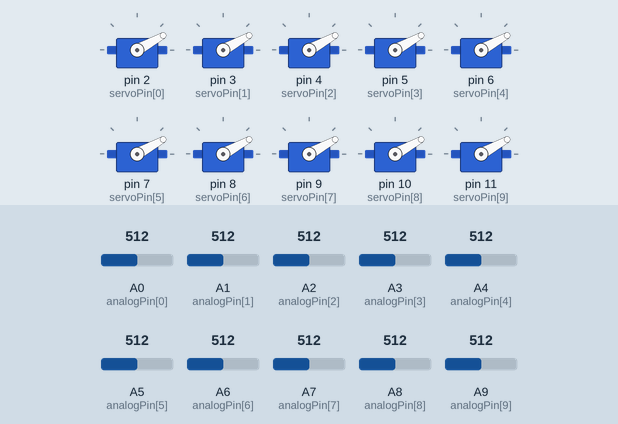
The sketch below on a simulated Arduino Mega 2560, built with avr-gcc and run on an emulated ATmega2560. Shown: 10 × servo. Inputs (shaded band) come from the test bench; at power-on: A0 (analogPin[0]) = 512, A1 (analogPin[1]) = 512, A2 (analogPin[2]) = 512, A3 (analogPin[3]) = 512, A4 (analogPin[4]) = 512, A5 (analogPin[5]) = 512, A6 (analogPin[6]) = 512, A7 (analogPin[7]) = 512, A8 (analogPin[8]) = 512, A9 (analogPin[9]) = 512. What the sketch prints to the serial monitor is not drawn.

Above: at 7.3 s.
7.6 s: A0 (analogPin[0]) set to 366
At 10.0 s:
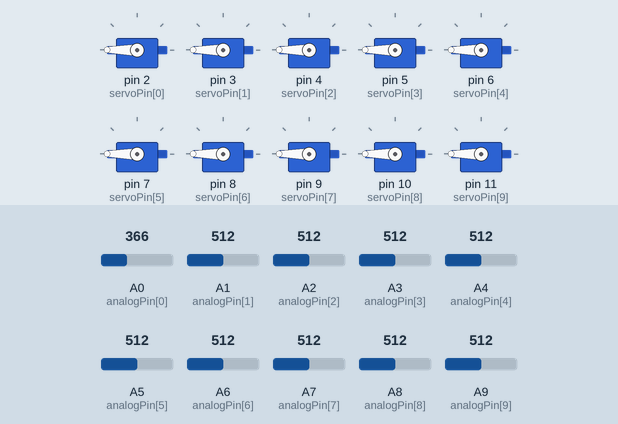
15.1 s: A0 (analogPin[0]) set to 340
At 20.0 s:
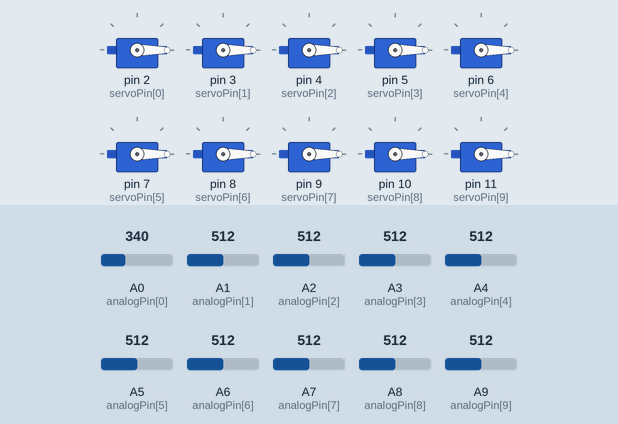
23.0 s: A1 (analogPin[1]) set to 360
At 23.5 s:
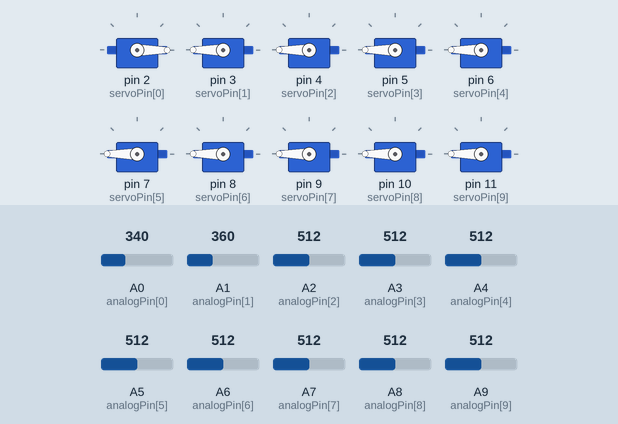
Timing chart, 0 to 29.8 s (numbered marks = the images above; inputs shaded):
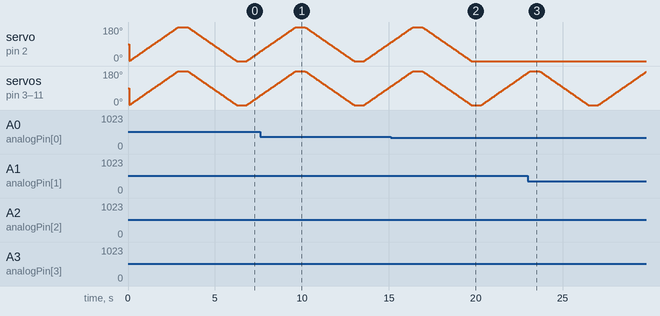

The sketch:

main.ino
```cpp
#include <Servo.h>
#include <stdio.h>

// Constants:
Servo servo1; // servo controller (multiple can exist)
Servo servo2;
Servo servo3;
Servo servo4;
Servo servo5;
Servo servo6;
Servo servo7;
Servo servo8;
Servo servo9;
Servo servo10;
Servo servo[10] = {servo1, servo2, servo3, servo4, servo5, servo6, servo7, servo8, servo9, servo10};

// PWM pins for servo control
int servoPin[10] = {2,3,4,5,6,7,8,9,10,11};

// Pins to read analog input:
int analogPin[10] = {A0, A1, A2, A3, A4, A5, A6, A7, A8, A9};

// Analog values for servos
int value[10] = {0};

// Servo positions:
int pos[10] = {0};

bool moved[10] = {false};

void setup(){
  for (int i = 0; i < 10; i++) {
    servo[i].attach(servoPin[i]);

  }
  Serial.begin(9600);       //Begin serial communication
}

void loop(){
  for (int i = 0; i < 10; i++) {
    value[i] = analogRead(analogPin[i]);
    if (value[i] >= 350) moved[i] = true;
  }

  for (int i = 0; i < 10; i++) {
    Serial.print("servo ");
    Serial.print(i);
    Serial.print(": ");
    Serial.print(value[i]);
    Serial.println();
  }
    detectStretch();
}

void detectStretch() {
  for (int i = 1; i <= 180; i += 1) {                                      // goes from 0 degrees to 180 degrees
    for (int j = 0; j < 10; j++) {
      moveBack(j, i);
     }
    delay(15);                                                             // delay to allow the servo to reach the desired position
  }
  delay(500);

  for (int i = 180; i >= 0; i -= 1) {                                      // goes from 0 degrees to 180 degrees
   for (int j = 0; j < 10; j++) {
    moveBack(j, i);
   }
    delay(15);                                                             // delay to allow the servo to reach the desired position
  }
  delay(500);
}

void moveBack(int servoNum, int loc) {
  if (moved[servoNum]) {
    servo[servoNum].write(loc);
  }
  if (loc == 0) moved[servoNum] = false;
}
```

Measured:
- the behaviour switches between 350 and 349 on A0 (analogPin[0]) (found by bisection; images 1 and 2)
- by itself, servo on pin 2 (servoPin[0]): rises from 97° to 180° in 1.3 s, then falls to 0° in 3.3 s
